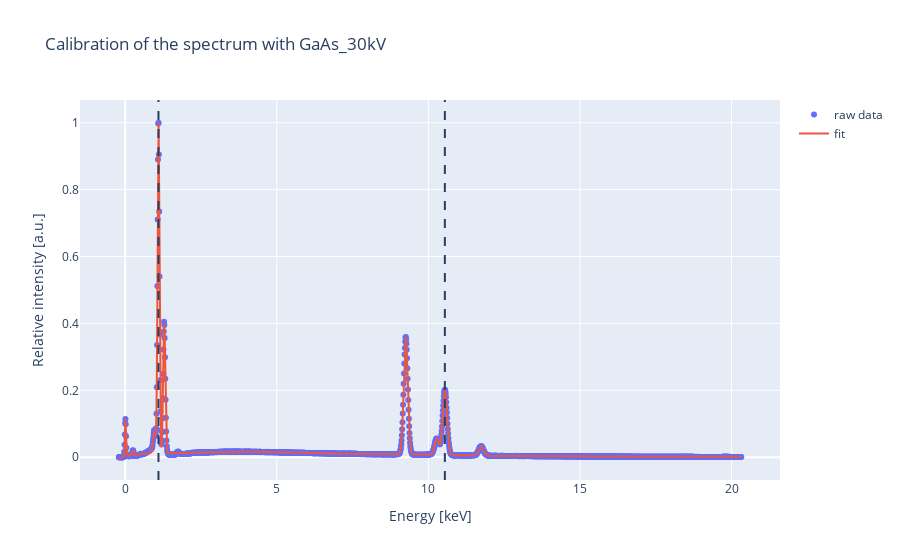

This figure's notebook cell:
### Code cell
fig = go.Figure()
fit = n_gaussians_and_m_order_bg(channels, deg, *fit_vals)
fig.add_trace(go.Scatter(x=keV, y=spectrum, name='raw data', mode='markers'))
fig.add_trace(go.Scatter(x=keV, y=fit, name='fit'))
fig.add_vline(x=fit_peaks_keV[peaks_to_fit_index[0]], line_width=2, line_dash="dash")
fig.add_vline(x=fit_peaks_keV[peaks_to_fit_index[1]], line_width=2, line_dash="dash")
fig.update_layout(title=f'Calibration of the spectrum with {file}')
fig.update_layout(xaxis_title='Energy [keV]', yaxis_title='Relative intensity [a.u.]')
fig.show()

### Figure 1 — Plotly figure (JSON) as saved in the notebook; plotly's stock layout.template omitted (floating-point values rounded to 4 significant figures; data arrays with more than 128 entries replaced by an {"elided": "..."} marker saying what was removed)
{"data": [{"mode": "markers", "name": "raw data", "type": "scatter", "x": {"elided": "2048 float values"}, "y": {"elided": "2048 float values"}}, {"name": "fit", "type": "scatter", "x": {"elided": "2048 float values"}, "y": {"elided": "2048 float values"}}], "layout": {"shapes": [{"line": {"dash": "dash", "width": 2}, "type": "line", "x0": 1.098, "x1": 1.098, "xref": "x", "y0": 0, "y1": 1, "yref": "y domain"}, {"line": {"dash": "dash", "width": 2}, "type": "line", "x0": 10.54, "x1": 10.54, "xref": "x", "y0": 0, "y1": 1, "yref": "y domain"}], "title": {"text": "Calibration of the spectrum with GaAs_30kV"}, "xaxis": {"title": {"text": "Energy [keV]"}}, "yaxis": {"title": {"text": "Relative intensity [a.u.]"}}}}
